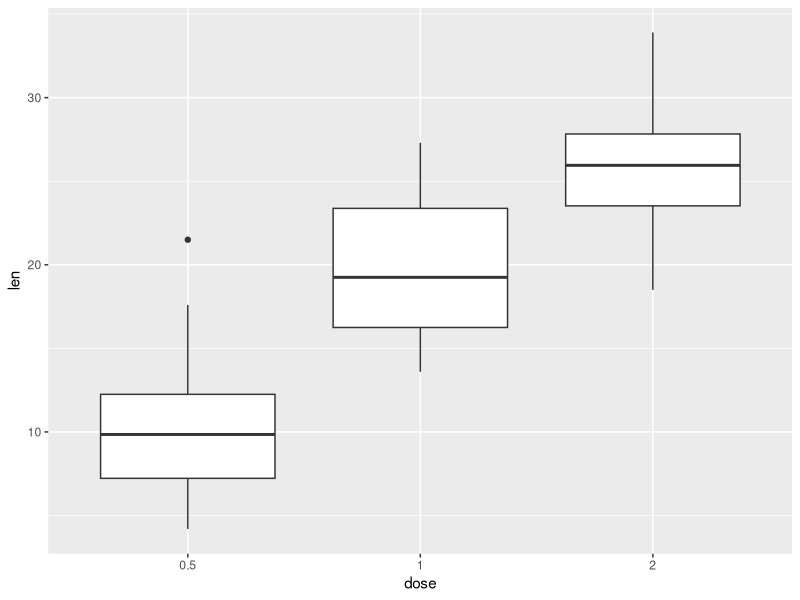
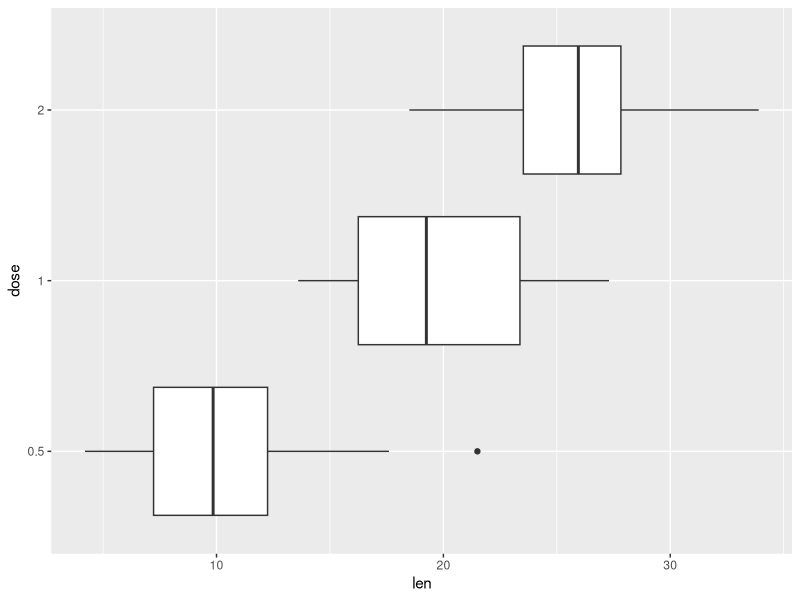
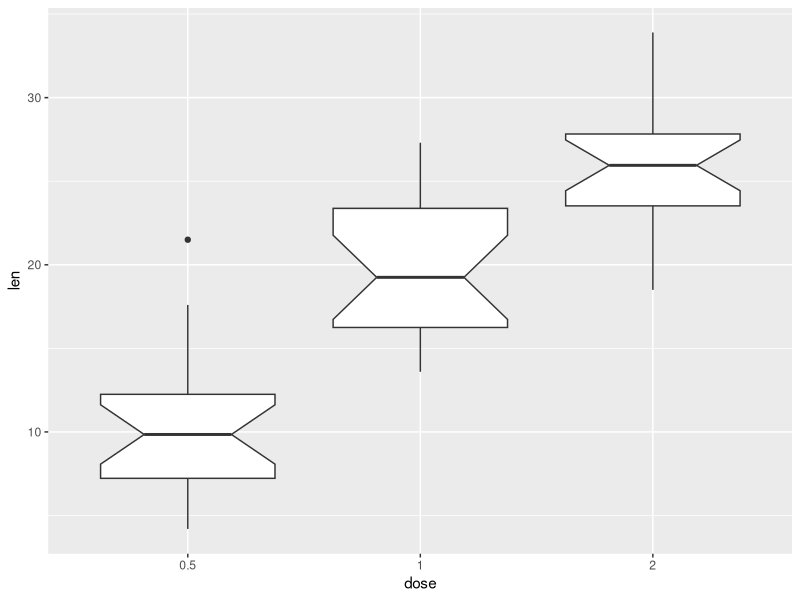
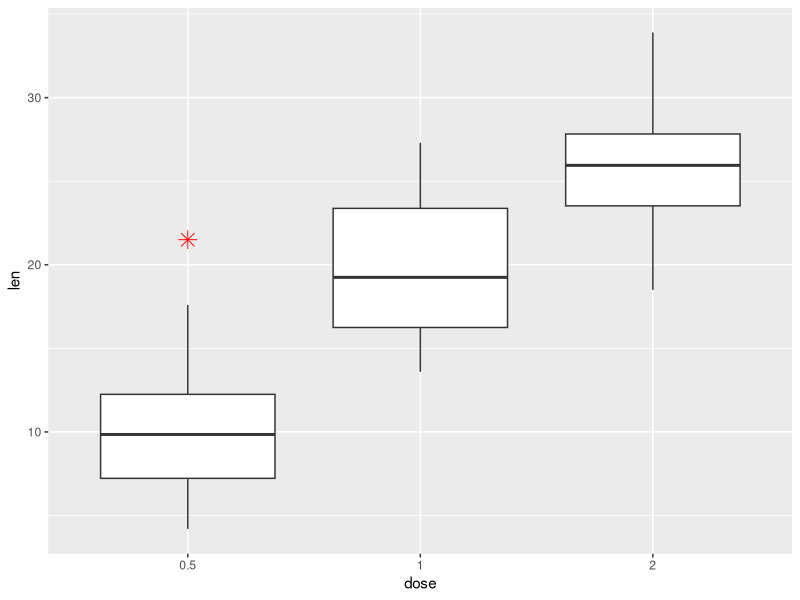
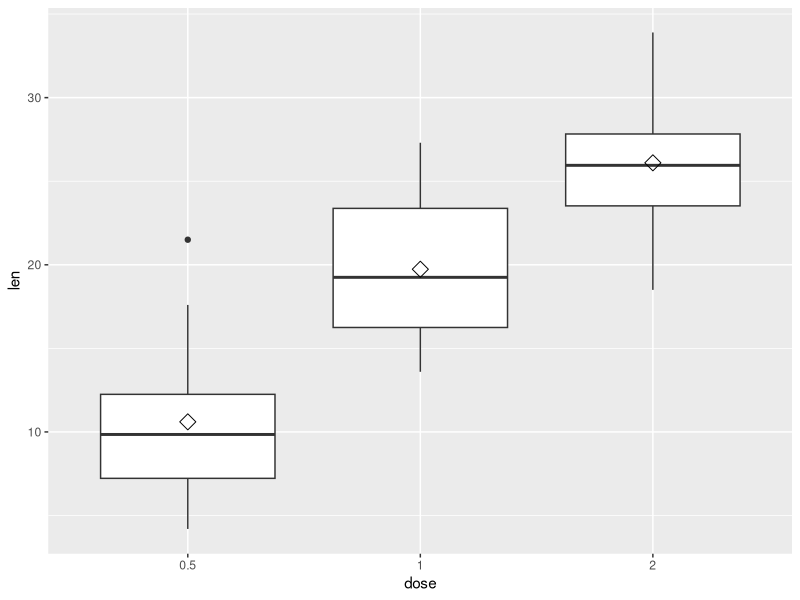
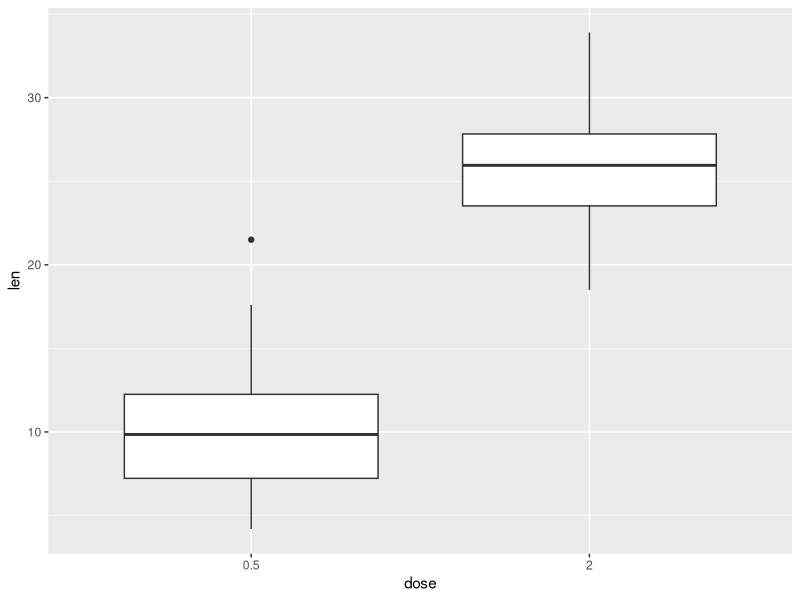
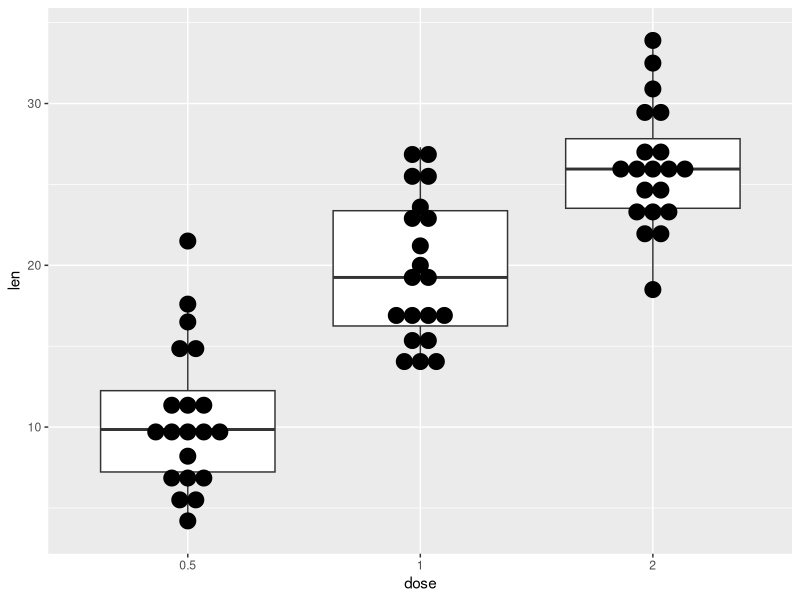
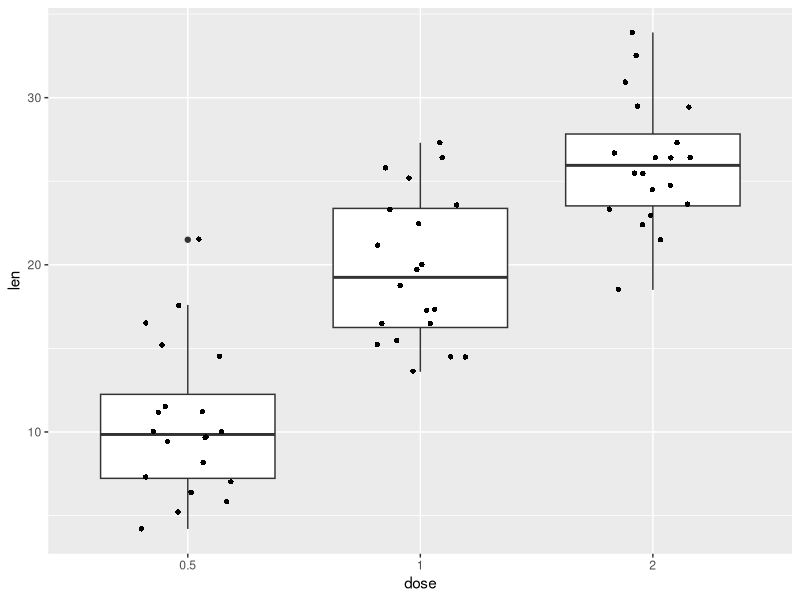

Reproduce these figures in R, in order.
library(ggplot2)

ToothGrowth$dose <- as.factor(ToothGrowth$dose)
head(ToothGrowth)

p <- ggplot(ToothGrowth, aes(x=dose, y=len)) + 
  geom_boxplot()
p
# Rotate the box plot
p + coord_flip()
# Notched box plot
ggplot(ToothGrowth, aes(x=dose, y=len)) + 
  geom_boxplot(notch=TRUE)
# Change outlier, color, shape and size
ggplot(ToothGrowth, aes(x=dose, y=len)) + 
  geom_boxplot(outlier.colour="red", outlier.shape=8,
               outlier.size=4)

p + stat_summary(fun.y=mean, geom="point", shape=23, size=4)

p + scale_x_discrete(limits=c("0.5", "2"))

# Box plot with dot plot
p + geom_dotplot(binaxis='y', stackdir='center', dotsize=1)
# Box plot with jittered points
# 0.2 : degree of jitter in x direction
p + geom_jitter(shape=16, position=position_jitter(0.2))

# Change box plot line colors by groups
p<-ggplot(ToothGrowth, aes(x=dose, y=len, color=dose)) +
  geom_boxplot()
p

p + theme(legend.position="top")
p + theme(legend.position="bottom")
p + theme(legend.position="none") # Remove legend

# Change box plot colors by groups
ggplot(ToothGrowth, aes(x=dose, y=len, fill=supp)) +
  geom_boxplot()
# Change the position
p<-ggplot(ToothGrowth, aes(x=dose, y=len, fill=supp)) +
  geom_boxplot(position=position_dodge(1))
p

# Add dots
p + geom_dotplot(binaxis='y', stackdir='center',
                 position=position_dodge(1))
